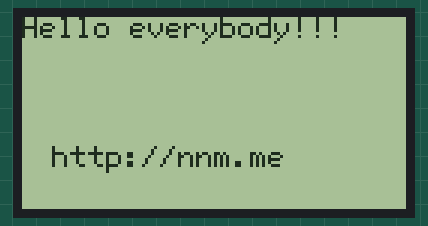
This sketch was run on a simulated Arduino Uno, built with avr-gcc and run on an emulated ATmega328P. On the bench: 128×64 one-colour display.

Above: at 0.3 s.

The sketch:

sketch_mar04a.ino
```cpp
#include <U8glib.h>
U8GLIB_ST7920_128X64 u8g(3, 8, 7, U8G_PIN_NONE);

int x=9;

void setup()
{
 // u8g.setFont(u8g_font_gdb30);
 u8g.firstPage();
  do {
u8g.setFont(u8g_font_6x12);
u8g.drawStr(0, 7, "Hello everybody!!!");
u8g.drawStr(10, 50, "http://nnm.me");
 // u8g.setColorIndex(1);
  } while( u8g.nextPage() );
}

void loop()
{
      /*        x=x+1;
   u8g.firstPage();
  do {
    u8g.setFont(u8g_font_6x12);
u8g.drawStr(0, 7, "Hello everybody!!!");
u8g.drawStr(10, 50, "http://nnm.me");
  u8g.setColorIndex(1);

 u8g.drawLine(10, 25, x, 25);
   } while( u8g.nextPage() );

  if(x==100) x=9;

 delay(100);*/
}
```
